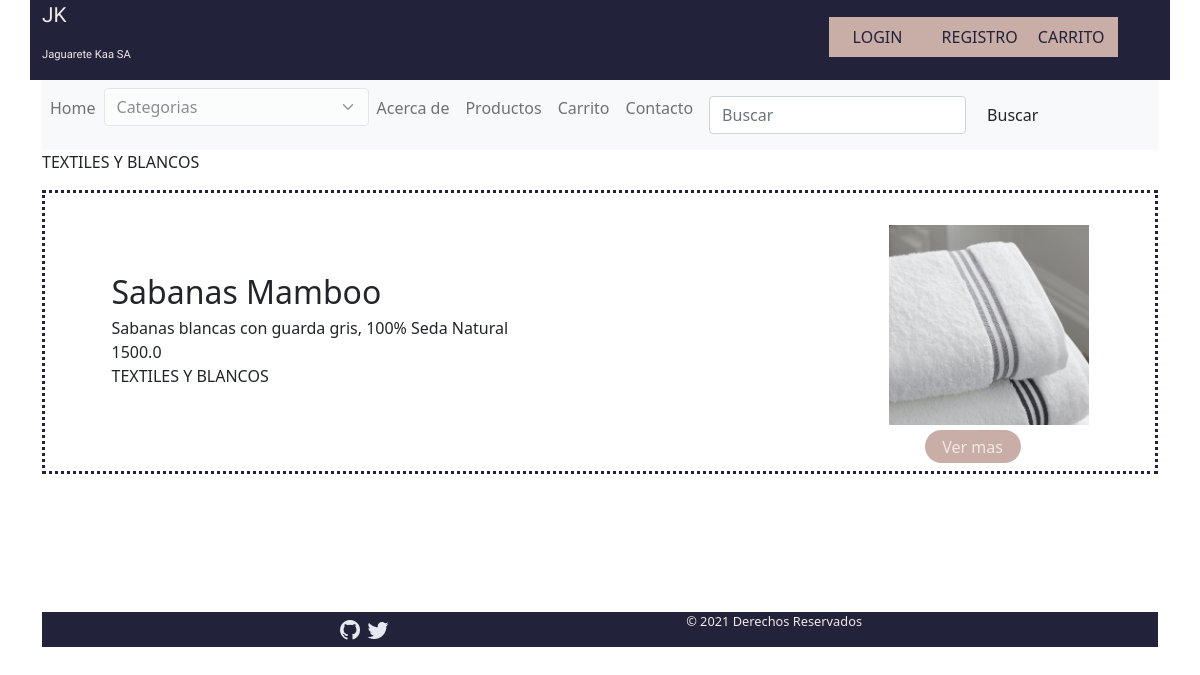
Screenshot of /categoria/2 with the database file from the repository.
### CARRITO/models.py (models this page shows, shortened)
class Categoria(models.Model):
    descripcion = models.TextField(max_length=100)
    def __str__(self):
        return f"{self.descripcion}"

class Producto(models.Model):
    titulo =  models.CharField(max_length=100)
    imagenProducto =  models.ImageField(upload_to='productos',blank = True, null = True)
    descripcion = models.CharField(max_length=100)
    precio =  models.FloatField()
    categoria = models.ForeignKey(Categoria,on_delete= models.CASCADE, null=False)
    created =  models.DateTimeField(auto_now_add=True)
    updated =  models.DateTimeField(auto_now_add=True)

### CARRITO/views.py (the view)
# urls.py: path('categoria/<int:id>', views.productoCategoria, name='Categoria'),
def productoCategoria(request, id):
    categoria =  Categoria.objects.get(pk = id)
    if  request.method == "GET":
        productos = Producto.objects.filter(categoria_id = id)
        if productos:
            return render(request,'productos/resultados_buqueda.html',{'productos': productos,'categoria':categoria.descripcion})
        else:
            return render(request,'productos/resultados_buqueda.html',{'mensaje': 'No hay productos con esta categoria','categoria':categoria.descripcion})

### CARRITO/context_processors.py (called while the page is built)
def extras(request):
    categorias =  Categoria.objects.all()
    return {'categorias':categorias}

### CARRITO/templates/productos/resultados_buqueda.html (shortened to what this page needs)
{% extends "layout.html" %}
{% block content %}
    <div class="contenedor_productos">
    {% if mensaje %}
        <div>{{categoria}}</div>
        <div>{{mensaje}}</div>
        {%elif productos%}
                <div class="categoria_info">{{categoria}}</div>
                    {% for pr in productos%}
                        <div class="contenedor_de_productos">
                        <div class="informacion">
                            <div class="titulo_producto">{{pr.titulo}}</div>
                             <div class="info_de_producto">{{pr.descripcion}}</div>
                            <div class="info_de_producto">{{pr.precio}}</div>
                            <div class="info_de_producto">{{pr.categoria}}</div>
                        </div>
                        <div class="col_imagen">
                                 <img class="imagen_producto" src="{{ pr.imagenProducto.url }}" alt="" height="200px" width="auto" >
                                <a class="link_producto" href="{% url 'verProducto' pr.id %}">Ver mas</a>
                        </div>
                    </div>
        {%endfor%}
        {% else %}
                 <p>Articulos no encontrados ...</p>
        {%endif%}
    </div>
{%endblock%}

### static/css/mis_estilos.css (style rules this page uses)
.imagen_producto { margin-top: 2em; margin-left: 2em; }
.link_producto { text-decoration: none; padding: 0.3em; background-color: #c9ada7; color: #f2e9e4; width: 6em; margin-top: .3em; border-radius: 5em; text-align: center; }
.contenedor_de_productos { display: flex; flex-direction: row; align-items: center; justify-content: center; margin-bottom: 2em; border: #22223b dotted; padding-bottom: 0.5em; }
.informacion { min-width: 70%; padding-left: 2em; }
.col_imagen { display: flex; flex-direction: column; justify-content: center; align-items: center; padding-right: 2em; }
.titulo_producto { font-size: 2em; }
.imagen_producto { align-content: center; }
.contenedor_productos { display: flex; flex-direction: column; }
.categoria_info { margin-bottom: 1em; }

### rows the page displays
Categoria: descripcion "TEXTILES Y BLANCOS"
Producto: titulo "Sabanas Mamboo", descripcion "Sabanas blancas con guarda gris, 100% Seda Natural", precio "1500.0", categoria "TEXTILES Y BLANCOS", imagenProducto (picture)
